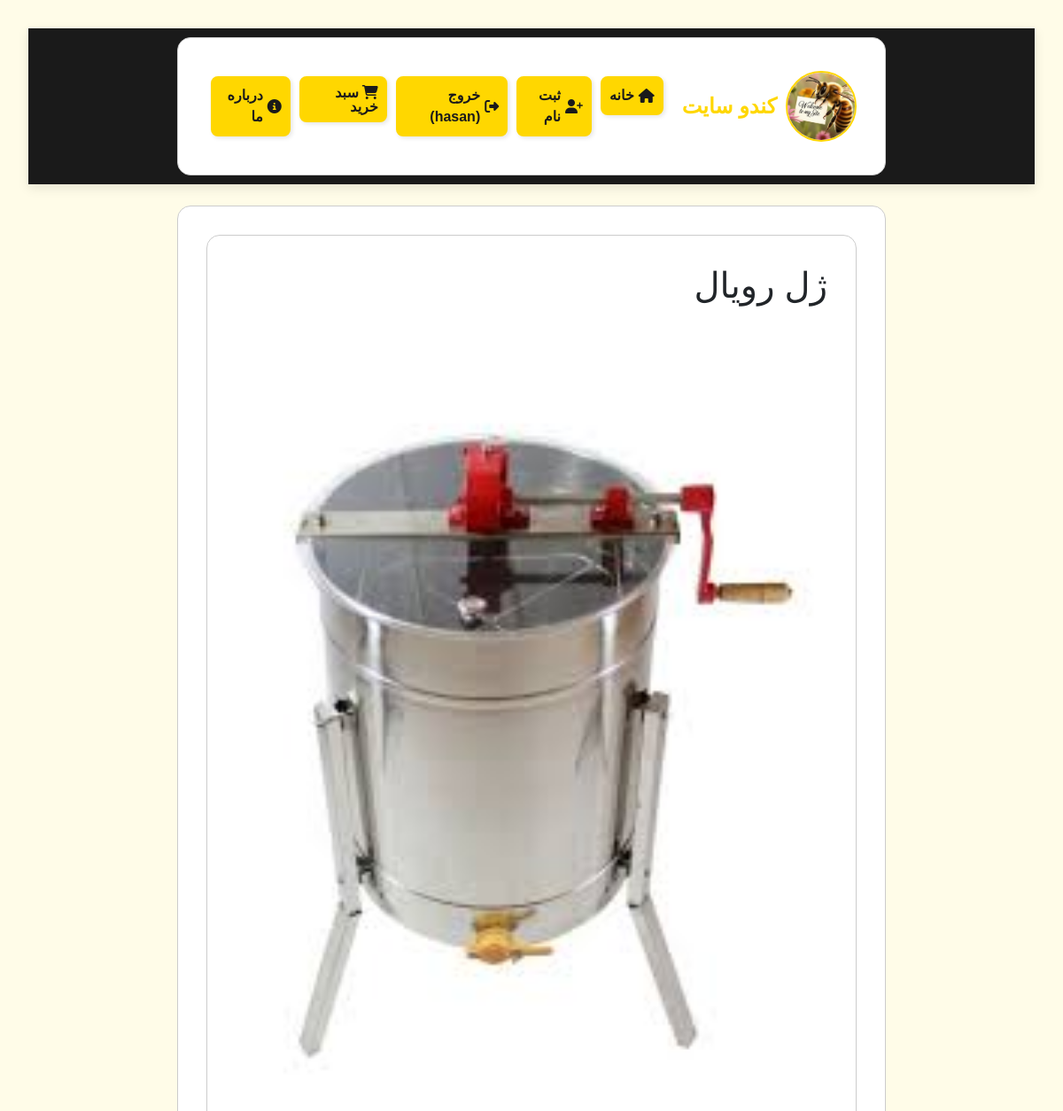
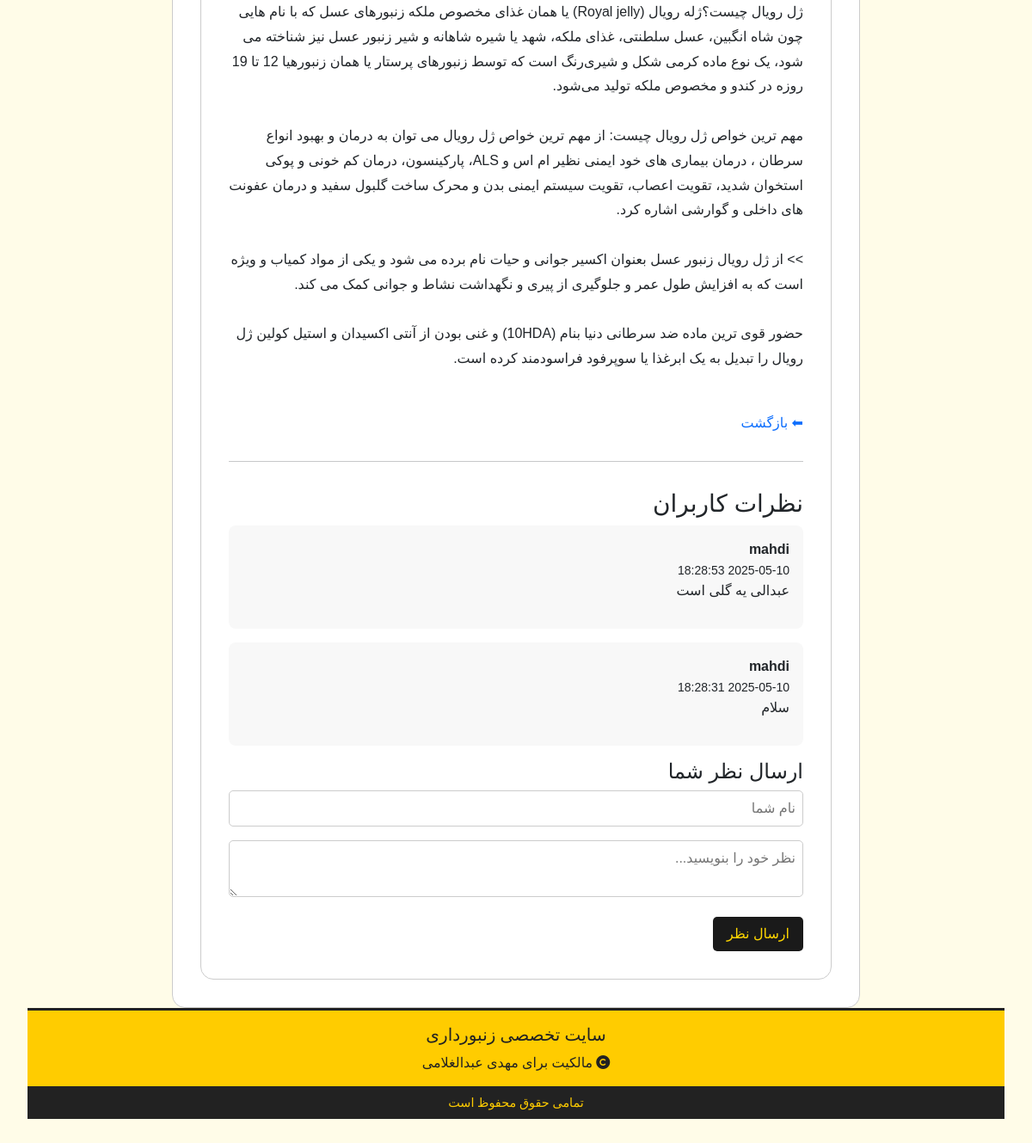
Page /news-view.php?id=44 (signed in) on the committed database (2 pictures, top to bottom).
### tables this page shows
CREATE TABLE IF NOT EXISTS `news` (
  `id` int NOT NULL AUTO_INCREMENT,
  `title` varchar(100) NOT NULL,
  `text` varchar(1000) NOT NULL,
  `imageurl` varchar(100) NOT NULL,
  PRIMARY KEY (`id`)
);

CREATE TABLE IF NOT EXISTS `comments` (
  `id` int NOT NULL AUTO_INCREMENT,
  `news_id` int NOT NULL,
  `name` varchar(100) NOT NULL,
  `comment` text NOT NULL,
  `created_at` datetime DEFAULT CURRENT_TIMESTAMP,
  PRIMARY KEY (`id`),
  KEY `news_id` (`news_id`)
);

### news-view.php (the view, shortened to what this page needs)
<?php
include("them-header.php");
$link = mysqli_connect("localhost", "beesio_root", "m123456", "beesio_root");
$id = intval($_GET['id']);
$result = mysqli_query($link, "SELECT * FROM news WHERE id = $id");
$row = mysqli_fetch_assoc($result);
$comments = mysqli_query($link, "SELECT * FROM comments WHERE news_id = $id ORDER BY created_at DESC");
?>
<!DOCTYPE html>
<html lang="fa" dir="rtl">
<head>
</head>
<body>
<div class="container">
    <h1><?php echo htmlspecialchars($row['title']); ?></h1>
    <img src="<?php echo htmlspecialchars($row['imageurl']); ?>" alt="" style="width: 100%; border-radius: 10px; margin: 1rem 0;">
    <p style="line-height: 1.8;"><?php echo nl2br(htmlspecialchars($row['text'])); ?></p>
    <a href="index.php" style="display: inline-block; margin-top: 2rem;">⬅ بازگشت</a>
    <hr style="margin: 2rem 0;">
    <h3>نظرات کاربران</h3>
    <?php while ($c = mysqli_fetch_assoc($comments)): ?>
        <div class="comment-box">
            <strong><?php echo htmlspecialchars($c['name']); ?></strong><br>
            <small><?php echo $c['created_at']; ?></small>
            <p><?php echo nl2br(htmlspecialchars($c['comment'])); ?></p>
        </div>
    <?php endwhile; ?>
    <h4>ارسال نظر شما</h4>
    <form method="post">
        <input type="text" name="name" placeholder="نام شما" required>
        <textarea name="comment" placeholder="نظر خود را بنویسید..." required></textarea>
        <button type="submit" name="submit_comment">ارسال نظر</button>
    </form>
</div>
</body>
</html>

### index.css (style rules this page uses)
a { text-decoration: none; }

### them-header.php (style rules this page uses)
:root { --bee-yellow: #FFD700; --bee-dark-yellow: #FFC600; --bee-black: #1A1A1A; --bee-light-yellow: #FFF9C4; }

### news-view.php (style rules this page uses)
body { background-color: #fffce8; font-family: sans-serif; padding: 2rem; }
.container { max-width: 800px; margin: auto; background: white; padding: 2rem; border-radius: 15px; border: 1px solid #ccc; }
.comment-box { background: #f8f8f8; border-radius: 8px; padding: 1rem; margin-bottom: 1rem; }
input, textarea { width: 100%; padding: 0.5rem; margin-bottom: 1rem; border: 1px solid #ccc; border-radius: 5px; }
button { background: #1A1A1A; color: #FFD700; padding: 0.5rem 1rem; border: none; border-radius: 5px; cursor: pointer; }

### rows in the picture
news: title "ژل رویال", imageurl (picture), text "ژل رویال چیست؟ژله رویال (Royal jelly) یا همان غذای مخصوص ملکه زنبورهای عسل که با نام هایی چون شاه انگبین، عسل سلطنتی، غذای ملکه، شهد یا شیره شاهانه و شیر زنبور عسل نیز شناخته می شود، یک نوع ماده کرمی شکل و شیری‌رنگ است که توسط زنبورهای پرستار یا همان زنبورهیا 12 تا 19 روزه در کندو و مخصوص ملکه تولید می‌شود. مهم ترین خواص ژل رویال چیست: از مهم ترین خواص ژل رویال می توان به درمان و بهبود انواع سرطان ، درمان بیماری های خود ایمنی نظیر ام اس و ALS، پارکینسون، درمان کم خونی و پوکی استخوان شدید، تقویت اعصاب، تقویت سیستم ایمنی بدن و محرک ساخت گلبول سفید و درمان عفونت های داخلی و گوارشی اشاره کرد. >> از ژل رویال زنبور عسل بعنوان اکسیر جوانی و حیات نام برده می شود و یکی از مواد کمیاب و ویژه است که به…"
comments: name "mahdi", created_at "2025-05-10 18:28:53", comment "عبدالی یه گلی است"
comments: name "mahdi", created_at "2025-05-10 18:28:31", comment "سلام"

### other values in the picture
$_SESSION["name"] "hasan"
